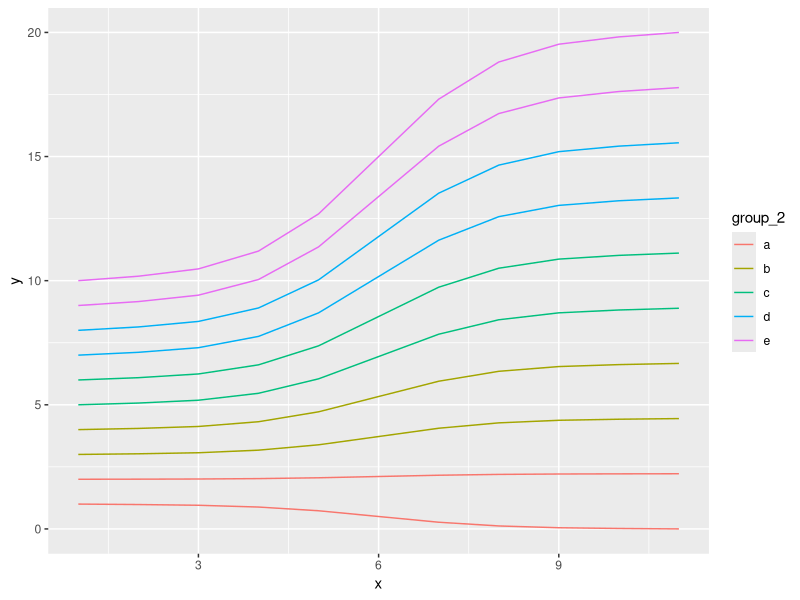
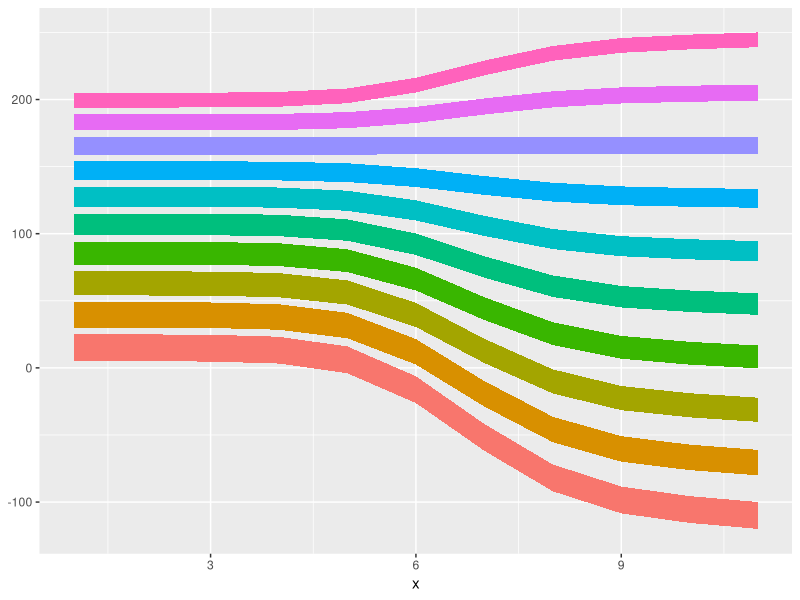
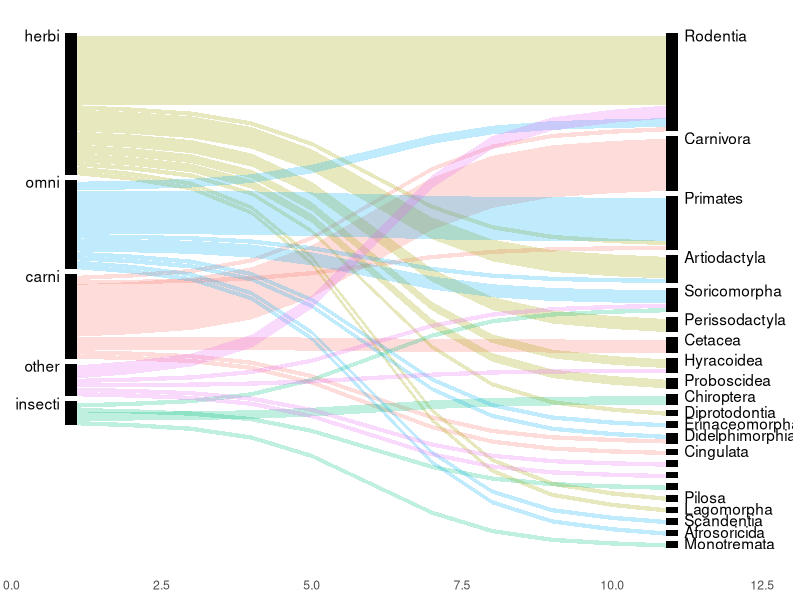
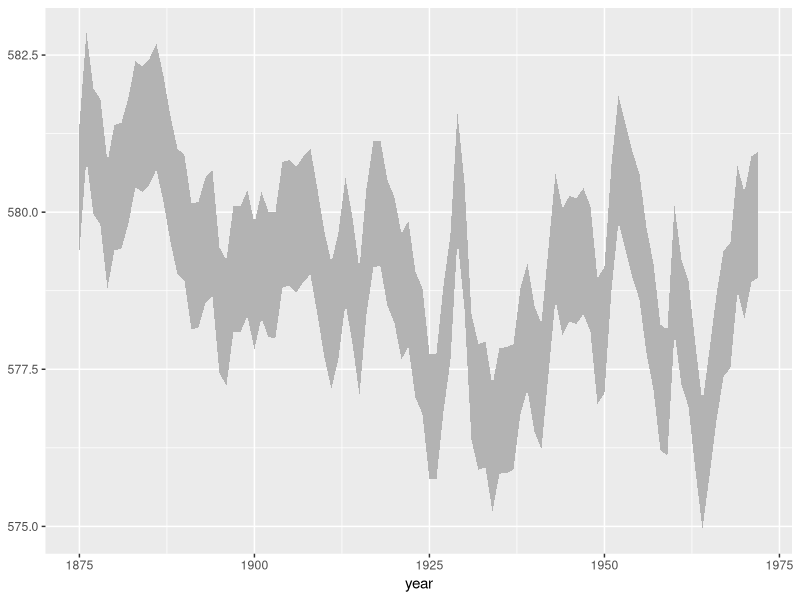

R code for these plots, in order:
## ---- chunk 1
knitr::opts_chunk$set(echo = TRUE)
## ---- chunk 2
library(tidyverse)
library(forcats)
## ---- chunk 3
sigmoid <- 
    function(height){
      x = c(-4,-3,-2,-1,0,1,2,3,4)
      c(0, (1/(1+exp(-x))), 1)
    }

    sigmoid(1)
    sigmoid(4)

change_range <- 
    function(x, new_min, new_max){
        (x - min(x))/(max(x)-min(x)) * (new_max - new_min) + new_min 
    }
    
    change_range(c(0:10), -10, 10)
## ---- chunk 4
df <-
    tibble(group_1 = letters[1:10],
         y1 = seq(1, 10, 1),
         y2 = seq(0, 20, length.out = 10),
         h = y2-y1,
         group_2 = rep(letters[1:5],each = 2)) %>% 
    unnest(y_curve = list(sigmoid(h)),
         x = list(1:11)) %>% 
    mutate(y = y1 + (y_curve*h))


ggplot(df) +
    geom_line(aes(x, y, group = group_1, color = group_2))
## ---- chunk 5
df <-
    tibble(group = letters[1:10],
         N = 20:11, 
         y1 = cumsum(N + 5),
         y2 = seq(-100, 250, length.out = 10)) %>% 
    unnest(y_curve = list(sigmoid(h)),
         x = list(1:11)) %>% 
    group_by(group) %>%
    arrange(x) %>% 
    mutate(h = (y2 - y1) * y_curve) %>% 
    ungroup() %>% 
    group_by(group, x) %>% 
    mutate(high = max(y1) + (y_curve*h),
           low = high - N) %>% 
    ungroup()


ggplot(df) +
      geom_ribbon(aes(x = x, ymax = high, ymin = low, 
                      group = group, fill = group)) +
    guides(fill = F)
## ---- chunk 6
make_sankey_df <-
    function(df, col_1, col_2, ord_by = NA, sep = 0.02, x = 1) {
    
    gap <- sep*nrow(df)
    
    df_set <-
            df %>%
        #assign variables
            select_(col_1 = col_1, 
                    col_2 = col_2) %>% 
            mutate(group = paste(col_1, col_2)) %>%
        #roll up data
            group_by(group, col_1, col_2) %>% 
            summarise(N = n()) %>%
            group_by(col_1) %>% mutate(n_col_1 = sum(N))  %>% 
            group_by(col_2) %>% mutate(n_col_2 = sum(N))  %>% 
            ungroup() %>% 
        #line up y-positions for col_1
            arrange(n_col_1, col_1, n_col_2) %>% 
            mutate(add_gap_1 = (col_1 == lag(col_1, default = first(col_1))),
                   y1 = cumsum(N + ifelse(add_gap_1, 0, gap))) %>% 
            ungroup() %>% 
        #repeat for col_2
            arrange(n_col_2, N) %>% 
            mutate(add_gap_2 = (col_2 == lag(col_2, default = first(col_2))),
                   y2 = cumsum(N + ifelse(add_gap_2, 0, gap)))
    
    
    df_final <-
        df_set %>% 
        #rescale col_1 y values
        mutate(y1 = y1 + (max(y2) - max(y1))) %>% 
                   #change_range(y1, (max(y2) - max(y1)), max(y2))) %>% 
        mutate(height = y2 - y1) %>% 
        unnest(y_curve = list(sigmoid(height)),
               x = list(1:11)) %>% 
        mutate(high = y1 + (y_curve * height),
               low = high - N) %>%
        
        mutate()
    }
## ---- chunk 7
test_data <- 
    msleep %>% 
    #mutate(order = fct_lump(order, 5) %>% as.character()) %>% 
    group_by(order, vore) %>% 
    #filter(max(row_number()) > 1) %>% 
    select(order, vore, genus, name) %>% 
    arrange(order, vore, genus, name) %>% 
    replace_na(list(vore = "other"))

a <- make_sankey_df(test_data, col_1 = "vore", col_2 = "order")
b <- a %>% filter(x == 1) %>% arrange(n_col_1, col_1, n_col_2)
## ---- chunk 8

ggplot(a) +
    geom_ribbon(aes(x = x, ymax = high, ymin = low,
                    group = group, fill = col_1), alpha = 0.25) +
    geom_rect(data = filter(a, x %in% c(min(x), max(x))),
        aes(xmin = x - 0.1, xmax = x + 0.1, 
            ymin = low, ymax = high+0.5,
            group = group), fill = "black") +
    guides(fill = F, color = F) +
    geom_text(
        data = a %>% group_by(col_1) %>% filter(x == 1) %>% 
            summarise(x = 1, high = max(high)),
        aes(x = x, y = high, label = col_1),
        hjust = 1, nudge_x = -0.2
        ) +
    geom_text(
        data = a %>% group_by(col_2) %>% filter(x == 11) %>% 
            summarise(x = 11, high = max(high)),
        aes(x = x, y = high, label = col_2),
        hjust = 0, nudge_x = 0.2
        ) +
    scale_x_continuous(limits = c(0, 13), expand = c(0,0)) +
    theme(panel.background = element_rect(fill = "white"),
          axis.text.y = element_blank(),
          axis.ticks = element_blank(),
          axis.title = element_blank())
## ---- chunk 9
huron <- 
    tibble(year = 1875:1972, 
           level = as.vector(LakeHuron))

ggplot(huron, aes(year)) +
    geom_ribbon(aes(ymin = level - 1, 
                    ymax = level + 1), 
                fill = "grey70")
